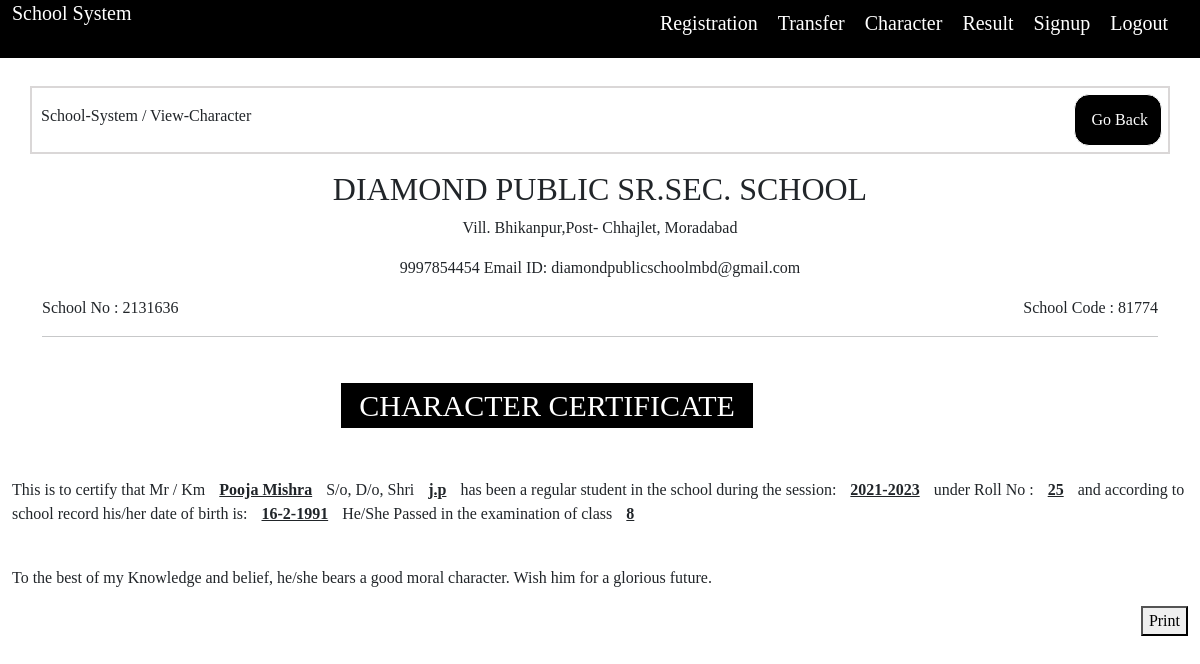
Page /characterview.php?id=2 (signed in) on the committed database.
### tables this page shows
CREATE TABLE `character_certificate` (
  `id` int(11) NOT NULL,
  `name` varchar(50) NOT NULL,
  `father_name` varchar(50) NOT NULL,
  `Session` varchar(50) NOT NULL,
  `roll_no` int(11) NOT NULL,
  `dob` varchar(50) NOT NULL,
  `class_name` varchar(50) NOT NULL
);

### characterview.php (the view, shortened to what this page needs)
<?php
include('header.php');
include "database.php";
 $id=$_GET['id'];
$select="SELECT * FROM character_certificate WHERE id='$id'";
$data=mysqli_query($con,$select);
$row=mysqli_fetch_array($data);
?>
<head>
    <link href="https://cdn.jsdelivr.net/npm/bootstrap@5.0.2/dist/css/bootstrap.min.css" rel="stylesheet"
>
    <link rel="stylesheet" href="style/character.css">
</head>
<body>
<table class='dashboard-div'>
    <thead>
      <tr>
        <th><h6><AiFillDashboard /> &nbsp; School-System / View-Character </h6></th>
      <th>
        <button class='table-btn float-end' variant="light" >
      <RiArrowGoBackFill />&nbsp;<a class="link-btn"
       href="characterList.php">Go Back</a>
      </button>
    </th>
      </tr>
    </thead>
   </table>
<div class="container mt-3">
        <div class="row">
            <div class="col-md-3">
            </div>
            <div class="col-md-6 scholl-details">
                <h2>DIAMOND PUBLIC SR.SEC. SCHOOL</h2>
                <p>Vill. Bhikanpur,Post- Chhajlet, Moradabad</p>
                <p>9997854454 <span>Email ID: diamondpublicschoolmbd@gmail.com</span></p>
            </div>
        </div>
    </div>
    <div class="container">
        <div class="row">
            <div class="col-md-6">
                <div>School No : 2131636 </div>
            </div>
            <div class="col-md-6">
                <div class="float-end school-code">School Code : 81774 </div>
            </div>
        </div>
        <hr class="underline">
    </div>
    <div class="container-fluid">
        <div class="row">
            <div class="col-md-12">
                <div class="certificate">CHARACTER CERTIFICATE </div>
                <P class="details">
                    <span class="character-head-line">This is to certify that Mr / Km </span>
                   <span class="fill-input"><b> <?php echo $row['name'] ?></b></span>
                    S/o, D/o, Shri  <span class="fill-input"><b>  <?php echo $row['father_name'] ?></b></span>
                    has been a regular student in the school during the session:
                    <span class="fill-input"><b><?php echo $row['Session'] ?></b></span>
                    under Roll No : <span class="fill-input"><b> <?php echo $row['roll_no'] ?></b></span>
                    and according to school record his/her date of birth is:
                    <span class="fill-input"><b> <?php echo $row['dob'] ?></b></span>
                    He/She Passed in the examination of class
                    <span class="fill-input"><b> <?php echo $row['class_name'] ?></b></span>
                </P><br/>
                      <p class="character-last-line">To the best of my Knowledge and belief, he/she bears a good moral character.
                        Wish him for a glorious future.
                      </p>
                      <button onclick="window.print();" class="noPrint float-end">
                        Print
                        </button>
                      <br/><br/><br/><br/><br/><br/><br/><br/><br/><br/><br/><br/>
            </div>
        </div>
    </div>
</body>

### style/all.css (style rules this page uses)
.dashboard-div { border: solid 2px rgb(218, 215, 215); margin-left:30px !important; width: 95%; margin-top: 20px; }
.link-btn { text-decoration: none !important; color: white !important; }
.table-btn { text-align: left; margin-left: 10px; border: 1px solid; padding: 13px; margin: 5px 5px 5px 5px; background-color: black; color: white; border-radius: 15px; }

### style/character.css (style rules this page uses)
* { font-family: lobstar; }
.fill-input { text-decoration: underline !important; padding-left: 10px !important; padding-right: 10px !important; }
.certificate { text-align: center; margin-left: 28%; color: white; background-color: black; font-size: 30px; width: 35%; align-items: center; margin-bottom: 50px; margin-top: 30px; }
.scholl-details { text-align: center !important; }
.dashboard-div { border: solid 2px rgb(218, 215, 215); margin-left:30px !important; width: 95%; margin-top: 20px; }
.link-btn { text-decoration: none !important; color: white !important; }
.table-btn { text-align: left; margin-left: 10px; border: 1px solid; padding: 13px; margin: 5px 5px 5px 5px; background-color: black; color: white; border-radius: 15px; }

### rows in the picture
character_certificate: name "Pooja Mishra", father_name "j.p", Session "2021-2023", roll_no "25", dob "16-2-1991", class_name "8"
